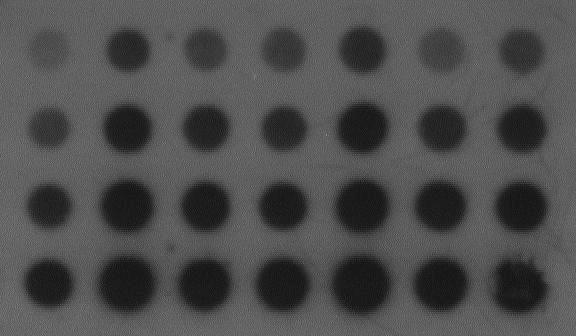
#> input picture dots.jpg, 576 x 336 px
$ python ErosionAndDilation.py
#> lines starting #> are read from the running program, lines starting #| are printed output that depends on the picture; after the words box and inside, x2 and y2 are one past the last pixel; in counts of white or black regions, pixels touching at a corner belong together
import cv2
import numpy as np

def erode_manual(binary, se):
    h, w = binary.shape
    kh, kw = se.shape
    ph, pw = kh // 2, kw // 2
    out = np.zeros_like(binary)

    # Padding med 255, så kanten ikke æder objekter
    padded = np.pad(binary, ((ph, ph), (pw, pw)), constant_values=255)

    for y in range(h):
        for x in range(w):
            fits = True
            for i in range(kh):
                for j in range(kw):
                    # Kun de felter i SE, der er 1, skal passe
                    if se[i, j] == 1 and padded[y + i, x + j] == 0:
                        fits = False
                        break
                if not fits:
                    break
            out[y, x] = 255 if fits else 0
    return out

def dilate_manual(binary, se):
    h, w = binary.shape
    kh, kw = se.shape
    ph, pw = kh // 2, kw // 2
    out = np.zeros_like(binary)

    padded = np.pad(binary, ((ph, ph), (pw, pw)), constant_values=0)

    for y in range(h):
        for x in range(w):
            hit = False
            for i in range(kh):
                for j in range(kw):
                    # Mindst ét 1-felt i SE skal ramme en hvid pixel
                    if se[i, j] == 1 and padded[y + i, x + j] == 255:
                        hit = True
                        break
                if hit:
                    break
            out[y, x] = 255 if hit else 0
    return out

img = cv2.imread("dots.jpg", cv2.IMREAD_GRAYSCALE)
#> img is the input picture: shape (336, 576); min 7, max 145, mean 77.5
if img is None:
    raise FileNotFoundError("Kan ikke læse dots.jpg")

blur = cv2.GaussianBlur(img, (5, 5), 0)
bg   = cv2.GaussianBlur(img, (0, 0), 40)
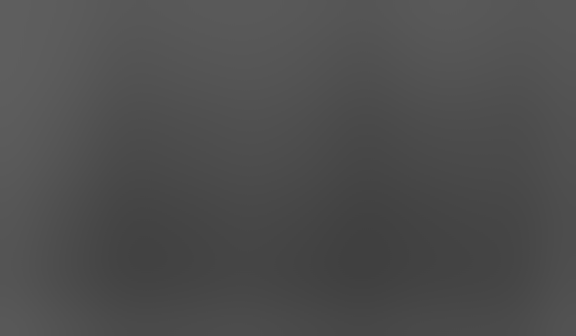
#> bg: shape (336, 576); min 64, max 94, mean 77.5
diff = cv2.subtract(bg, blur)
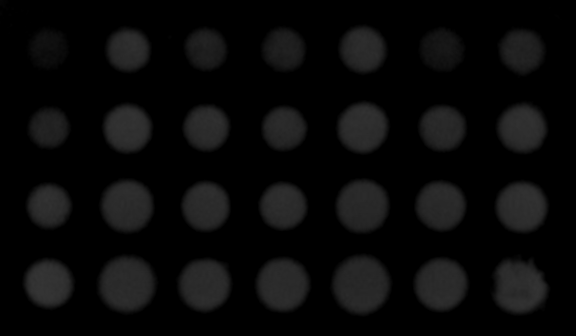
#> diff: shape (336, 576); min 0, max 53, mean 9.6
_, binary = cv2.threshold(diff, 0, 255, cv2.THRESH_BINARY + cv2.THRESH_OTSU)
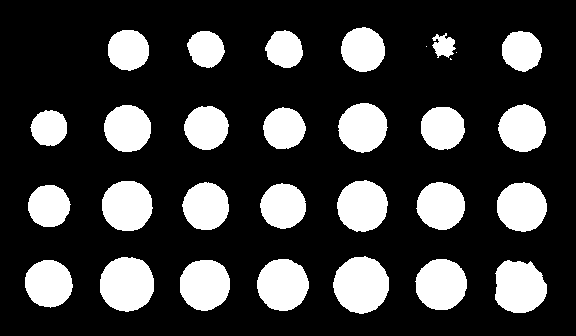
#> binary: shape (336, 576); 23.3% white; 30 white regions (3 under 20 px), largest, box (x1, y1, x2, y2) and area: (333, 256, 389, 314) 2474, (100, 257, 154, 312) 2367, (495, 260, 547, 313) 2197

# Selvlavet structuring element (5x5 cirkel-agtig)
se = np.array([[0, 1, 1, 1, 0],
               [1, 1, 1, 1, 1],
               [1, 1, 1, 1, 1],
               [1, 1, 1, 1, 1],
               [0, 1, 1, 1, 0]], dtype=np.uint8)

eroded  = erode_manual(binary, se)
#> in erode_manual, `padded = np.pad(binary, ((ph, ph), (pw, pw)), constant_values=255)`: padded: shape (340, 580); 24.8% white; 31 white regions (3 under 20 px), largest, box (x1, y1, x2, y2) and area: (0, 0, 580, 340) 3664, (335, 258, 391, 316) 2474, (102, 259, 156, 314) 2367
#> after the loop in erode_manual, `for y in range(h):`:
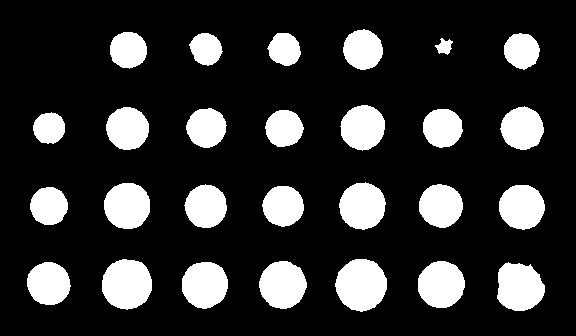
#> out: shape (336, 576); 19.1% white; 27 white regions, largest, box (x1, y1, x2, y2) and area: (335, 259, 387, 312) 2100, (102, 259, 152, 310) 2004, (497, 262, 545, 311) 1834
dilated = dilate_manual(binary, se)
#> in dilate_manual, `padded = np.pad(binary, ((ph, ph), (pw, pw)), constant_values=0)`:
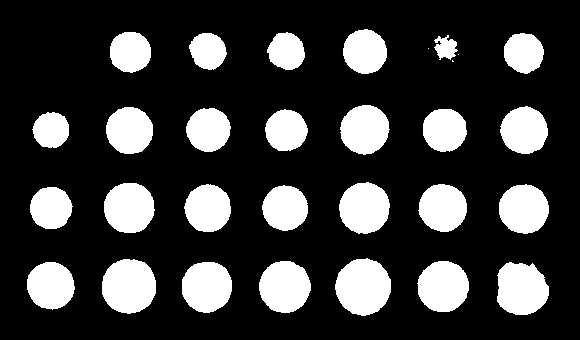
#> padded: shape (340, 580); 22.9% white; 30 white regions (3 under 20 px), largest, box (x1, y1, x2, y2) and area: (335, 258, 391, 316) 2474, (102, 259, 156, 314) 2367, (497, 262, 549, 315) 2197
#> after the loop in dilate_manual, `for y in range(h):`:
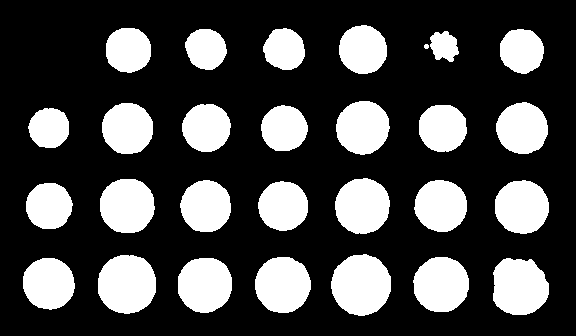
#> out: shape (336, 576); 28% white; 28 white regions, largest, box (x1, y1, x2, y2) and area: (331, 254, 391, 316) 2876, (98, 255, 156, 314) 2758, (493, 258, 549, 315) 2590

cv2.imshow("Original | Binary | Erosion | Dilation",
           np.hstack([img, binary, eroded, dilated]))
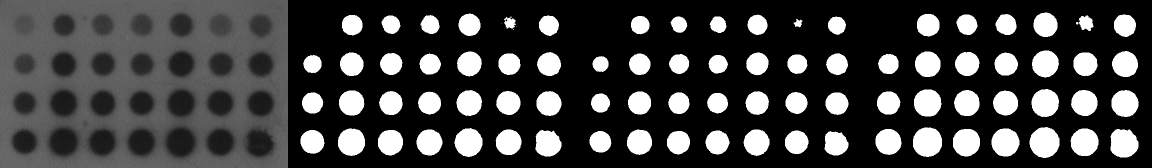
#> window 'Original | Binary | Erosion | ': shape (336, 2304) (shown at 1/2 size); min 0, max 255, mean 64.3
cv2.waitKey(0)
cv2.destroyAllWindows()
